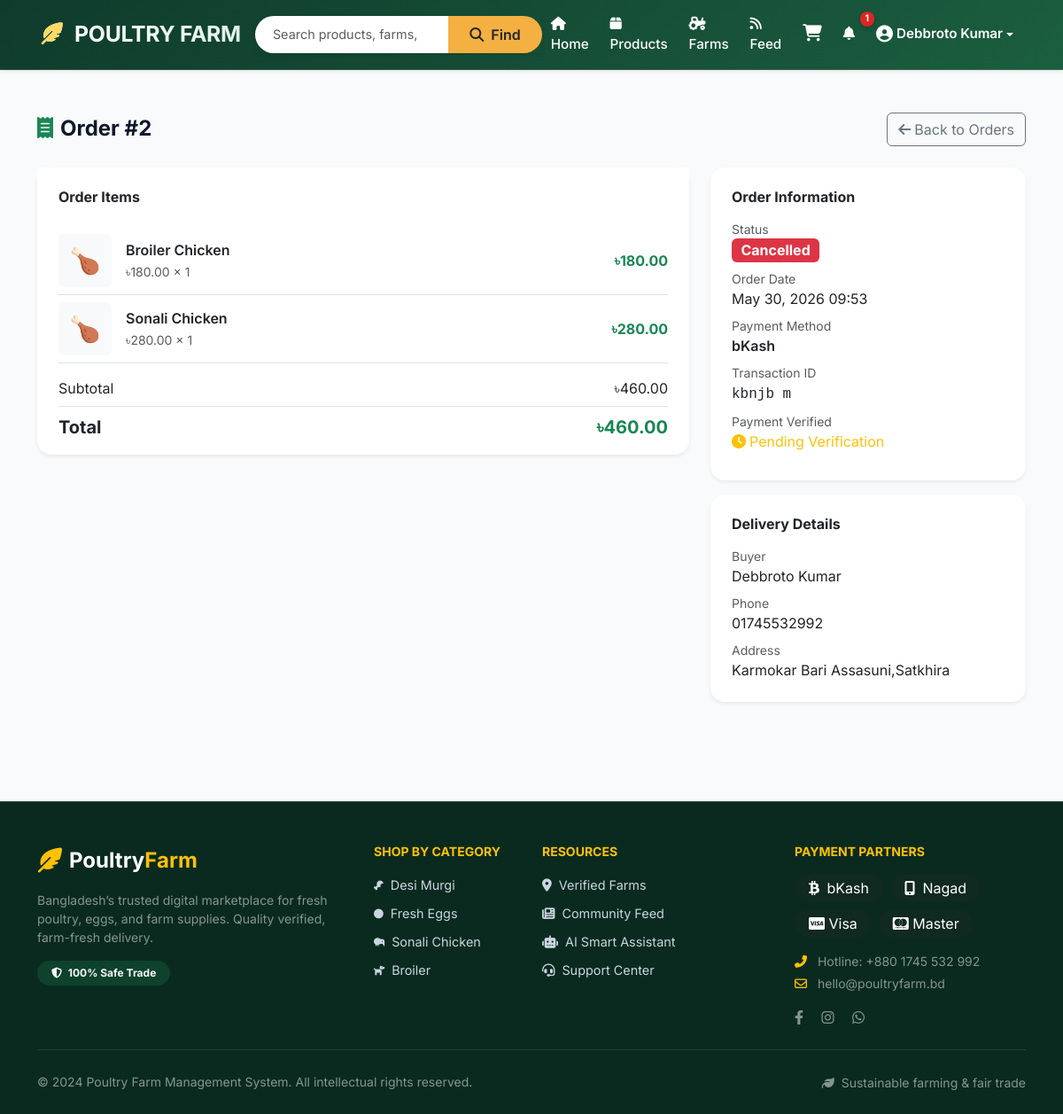
/orders/2/ (signed in), run on the app's committed database.
### accounts/models.py (models this page shows, shortened)
class User(AbstractBaseUser, PermissionsMixin):
    USER_TYPE_CHOICES = [
        ('buyer', 'Buyer'),
        ('seller', 'Seller'),
        ('admin', 'Admin'),
    ]
    email = models.EmailField(unique=True)
    full_name = models.CharField(max_length=150)
    phone_number = models.CharField(max_length=20)
    user_type = models.CharField(max_length=10, choices=USER_TYPE_CHOICES, default='buyer')
    profile_image = models.ImageField(upload_to='profiles/', null=True, blank=True)
    is_active = models.BooleanField(default=True)
    is_staff = models.BooleanField(default=False)
    date_joined = models.DateTimeField(default=timezone.now)
    USERNAME_FIELD = 'email'
    REQUIRED_FIELDS = ['full_name']
    objects = UserManager()
    @property
    def is_seller(self):
        return self.user_type == 'seller'
    @property
    def is_buyer(self):
        return self.user_type == 'buyer'

### orders/models.py (models this page shows, shortened)
class Order(models.Model):
    STATUS_CHOICES = [
        ('pending', 'Pending'),
        ('processing', 'Processing'),
        ('delivered', 'Delivered'),
        ('cancelled', 'Cancelled'),
    ]
    PAYMENT_CHOICES = [
        ('bkash', 'bKash'),
        ('nagad', 'Nagad'),
    ]
    buyer = models.ForeignKey(User, on_delete=models.CASCADE, related_name='orders')
    seller = models.ForeignKey(User, on_delete=models.CASCADE, related_name='received_orders')
    delivery_address = models.TextField()
    phone_number = models.CharField(max_length=20)
    payment_method = models.CharField(max_length=10, choices=PAYMENT_CHOICES)
    transaction_id = models.CharField(max_length=100)
    coupon_code = models.CharField(max_length=20, blank=True)
    discount_amount = models.DecimalField(max_digits=10, decimal_places=2, default=0)
    subtotal = models.DecimalField(max_digits=10, decimal_places=2, default=0)
    total_amount = models.DecimalField(max_digits=10, decimal_places=2, default=0)
    status = models.CharField(max_length=15, choices=STATUS_CHOICES, default='pending')
    payment_verified = models.BooleanField(default=False)
    notes = models.TextField(blank=True)
    created_at = models.DateTimeField(auto_now_add=True)
    updated_at = models.DateTimeField(auto_now=True)
    class Meta:
        ordering = ['-created_at']
    def can_cancel(self):
        return self.status == 'pending'

class OrderItem(models.Model):
    order = models.ForeignKey(Order, on_delete=models.CASCADE, related_name='items')
    product = models.ForeignKey(Product, on_delete=models.SET_NULL, null=True)
    product_name = models.CharField(max_length=200)
    product_price = models.DecimalField(max_digits=10, decimal_places=2)
    quantity = models.PositiveIntegerField()
    subtotal = models.DecimalField(max_digits=10, decimal_places=2)

### orders/views.py (the view)
# urls.py: path('<int:pk>/', views.order_detail_view, name='order_detail'),
@login_required
def order_detail_view(request, pk):
    if request.user.is_buyer:
        order = get_object_or_404(Order, pk=pk, buyer=request.user)
    else:
        order = get_object_or_404(Order, pk=pk, seller=request.user)
    return render(request, 'orders/order_detail.html', {'order': order})

### templates/orders/order_detail.html (shortened to what this page needs)
{% extends 'base.html' %}
{% block content %}
<div class="container py-4">
    <div class="d-flex justify-content-between align-items-center mb-4">
        <h4 class="fw-bold mb-0"><i class="fas fa-receipt me-2 text-success"></i>Order #{{ order.pk }}</h4>
        <a href="{% url 'orders:order_list' %}" class="btn btn-outline-secondary"><i class="fas fa-arrow-left me-1"></i>Back to Orders</a>
    </div>
    <div class="row g-4">
        <div class="col-lg-8">
            <div class="card border-0 shadow-sm rounded-4 mb-4">
                <div class="card-header bg-white border-0 pt-4 px-4">
                    <h6 class="fw-bold mb-0">Order Items</h6>
                </div>
                <div class="card-body px-4">
                    {% for item in order.items.all %}
                    <div class="d-flex align-items-center gap-3 py-2 border-bottom">
                        {% if item.product and item.product.get_primary_image %}
                        <img src="{{ item.product.get_primary_image.image.url }}" width="60" height="60" class="rounded" style="object-fit:cover">
                        {% else %}
                        <div class="rounded bg-light d-flex align-items-center justify-content-center" style="width:60px;height:60px;font-size:1.8rem">🍗</div>
                        {% endif %}
                        <div class="flex-grow-1">
                            <div class="fw-semibold">{{ item.product_name }}</div>
                            <small class="text-muted">৳{{ item.product_price }} × {{ item.quantity }}</small>
                        </div>
                        <span class="fw-bold text-success">৳{{ item.subtotal }}</span>
                    </div>
                    {% endfor %}
                    <div class="d-flex justify-content-between mt-3">
                        <span>Subtotal</span><span>৳{{ order.subtotal }}</span>
                    </div>
                    <div class="d-flex justify-content-between fw-bold fs-5 mt-2 border-top pt-2">
                        <span>Total</span><span class="text-success">৳{{ order.total_amount }}</span>
                    </div>
                </div>
            </div>
        </div>
        <div class="col-lg-4">
            <div class="card border-0 shadow-sm rounded-4 mb-3">
                <div class="card-body p-4">
                    <h6 class="fw-bold mb-3">Order Information</h6>
                    <div class="mb-2">
                        <small class="text-muted d-block">Status</small>
                        <span class="badge bg-{% if order.status == 'pending' %}warning{% elif order.status == 'processing' %}info{% elif order.status == 'delivered' %}success{% else %}danger{% endif %} fs-6">
                            {{ order.get_status_display }}
                        </span>
                    </div>
                    <div class="mb-2">
                        <small class="text-muted d-block">Order Date</small>
                        <span>{{ order.created_at|date:"M d, Y H:i" }}</span>
                    </div>
                    <div class="mb-2">
                        <small class="text-muted d-block">Payment Method</small>
                        <span class="fw-semibold">{{ order.get_payment_method_display }}</span>
                    </div>
                    <div class="mb-2">
                        <small class="text-muted d-block">Transaction ID</small>
                        <span class="font-monospace">{{ order.transaction_id }}</span>
                    </div>
                    <div class="mb-2">
                        <small class="text-muted d-block">Payment Verified</small>
                        {% if order.payment_verified %}
                        <span class="text-success"><i class="fas fa-check-circle me-1"></i>Verified</span>
                        {% else %}
                        <span class="text-warning"><i class="fas fa-clock me-1"></i>Pending Verification</span>
                        {% endif %}
                    </div>
                </div>
            </div>
            <div class="card border-0 shadow-sm rounded-4 mb-3">
                <div class="card-body p-4">
                    <h6 class="fw-bold mb-3">Delivery Details</h6>
                    <div class="mb-2">
                        <small class="text-muted d-block">Buyer</small>
                        <span>{{ order.buyer.full_name }}</span>
                    </div>
                    <div class="mb-2">
                        <small class="text-muted d-block">Phone</small>
                        <span>{{ order.phone_number }}</span>
                    </div>
                    <div>
                        <small class="text-muted d-block">Address</small>
                        <span>{{ order.delivery_address }}</span>
                    </div>
                </div>
            </div>
        </div>
    </div>
</div>
{% endblock %}

### templates/base.html (shortened to what this page needs)
<!DOCTYPE html>
<html lang="en">
<head>
    {% load static %}
    <link href="https://cdn.jsdelivr.net/npm/bootstrap@5.3.0/dist/css/bootstrap.min.css" rel="stylesheet">
    <link href="https://cdnjs.cloudflare.com/ajax/libs/font-awesome/6.4.0/css/all.min.css" rel="stylesheet">
</head>
<body>
<nav class="navbar navbar-expand-lg navbar-premium sticky-top shadow-sm">
    <div class="container px-2 px-lg-3">
        <a class="navbar-brand fw-bold" href="{% url 'home' %}">
            <i class="fas fa-feather-alt me-2" style="color: #ffd966;"></i> POULTRY FARM
        </a>
        <div class="collapse navbar-collapse" id="navbarNav">
            <form class="d-flex mx-auto my-2 my-lg-0 w-100 w-lg-50" method="GET" action="{% url 'products:product_list' %}">
                <div class="input-group shadow-sm">
                    <input class="form-control search-bar" type="search" name="q" placeholder="Search products, farms, categories..." value="{{ request.GET.q }}" aria-label="Search">
                    <button class="btn search-btn" type="submit"><i class="fas fa-search me-1"></i> Find</button>
                </div>
            </form>
            <ul class="navbar-nav ms-auto mt-3 mt-lg-0 align-items-center gap-1">
                <li class="nav-item"><a class="nav-link text-white" href="{% url 'home' %}"><i class="fas fa-home me-1"></i> Home</a></li>
                <li class="nav-item"><a class="nav-link text-white" href="{% url 'products:product_list' %}"><i class="fas fa-box me-1"></i> Products</a></li>
                <li class="nav-item"><a class="nav-link text-white" href="{% url 'farms:farm_list' %}"><i class="fas fa-tractor me-1"></i> Farms</a></li>
                <li class="nav-item"><a class="nav-link text-white" href="{% url 'social:feed' %}"><i class="fas fa-rss me-1"></i> Feed</a></li>
                {% if user.is_authenticated %}
                    {% if user.is_buyer %}
                    <li class="nav-item position-relative">
                        <a class="nav-link text-white" href="{% url 'orders:cart' %}">
                            <i class="fas fa-shopping-cart cart-icon"></i>
                        </a>
                    </li>
                    {% endif %}
                    <li class="nav-item position-relative">
                        <a class="nav-link text-white" href="{% url 'notifications:list' %}">
                            <i class="fas fa-bell"></i>
                            {% if notification_count > 0 %}
                            <span class="badge-counter">{{ notification_count }}</span>
                            {% endif %}
                        </a>
                    </li>
                    <li class="nav-item dropdown">
                        <a class="nav-link dropdown-toggle text-white d-flex align-items-center" href="#" id="navbarDropdown" role="button" data-bs-toggle="dropdown" aria-expanded="false">
                            <span class="fw-semibold">{{ user.full_name|truncatechars:14 }}</span>
                        </a>
                    </li>
                {% else %}
                    <li class="nav-item"><a class="btn btn-outline-light-custom me-2" href="{% url 'accounts:login' %}"><i class="fas fa-key me-1"></i> Login</a></li>
                    <li class="nav-item"><a class="btn btn-warning-custom" href="{% url 'accounts:register' %}"><i class="fas fa-user-plus me-1"></i> Register</a></li>
                {% endif %}
            </ul>
        </div>
    </div>
</nav>
<main class="py-4">
    {% block content %}{% endblock %}
</main>
<footer class="footer-premium text-white pt-5 pb-4 mt-5">
    <div class="container">
        <div class="row g-4">
            <div class="col-lg-4 col-md-6">
                <div class="d-flex align-items-center mb-3">
                    <i class="fas fa-feather-alt fs-3 me-2 text-warning"></i>
                    <span class="fw-bold fs-4">Poultry<span class="text-warning">Farm</span></span>
                </div>
                <p class="text-white-50 small lh-base">Bangladesh’s trusted digital marketplace for fresh poultry, eggs, and farm supplies. Quality verified, farm-fresh delivery.</p>
                <div class="mt-3">
                    <span class="badge bg-success bg-opacity-25 text-light px-3 py-2 rounded-pill"><i class="fas fa-shield-alt me-1"></i> 100% Safe Trade</span>
                </div>
            </div>
            <div class="col-lg-2 col-md-6">
                <h6 class="fw-bold text-uppercase small text-warning mb-3">Shop by Category</h6>
                <ul class="list-unstyled">
                    <li class="mb-2"><a href="{% url 'products:product_list' %}?category=desi_murgi" class="footer-link">Desi Murgi</a></li>
                    <li class="mb-2"><a href="{% url 'products:product_list' %}?category=egg" class="footer-link">Fresh Eggs</a></li>
                    <li class="mb-2"><a href="{% url 'products:product_list' %}?category=sonali" class="footer-link">Sonali Chicken</a></li>
                    <li class="mb-2"><a href="{% url 'products:product_list' %}?category=broiler" class="footer-link">Broiler</a></li>
                </ul>
            </div>
            <div class="col-lg-3 col-md-6">
                <h6 class="fw-bold text-uppercase small text-warning mb-3">Resources</h6>
                <ul class="list-unstyled">
                    <li class="mb-2"><a href="{% url 'farms:farm_list' %}" class="footer-link"><i class="fas fa-map-marker-alt me-2"></i>Verified Farms</a></li>
                    <li class="mb-2"><a href="{% url 'social:feed' %}" class="footer-link"><i class="fas fa-newspaper me-2"></i>Community Feed</a></li>
                    {% if user.is_authenticated %}
                    <li class="mb-2"><a href="{% url 'chat:ai_chat' %}" class="footer-link"><i class="fas fa-robot me-2"></i>AI Smart Assistant</a></li>
                    {% endif %}
                    <li class="mb-2"><a href="#" class="footer-link"><i class="fas fa-headset me-2"></i>Support Center</a></li>
                </ul>
            </div>
            <div class="col-lg-3 col-md-6">
                <h6 class="fw-bold text-uppercase small text-warning mb-3">Payment Partners</h6>
                <div class="d-flex flex-wrap gap-2 mb-3">
                    <span class="bg-dark bg-opacity-25 px-3 py-1 rounded-pill"><i class="fab fa-btc me-1"></i> bKash</span>
                    <span class="bg-dark bg-opacity-25 px-3 py-1 rounded-pill"><i class="fas fa-mobile-alt me-1"></i> Nagad</span>
                    <span class="bg-dark bg-opacity-25 px-3 py-1 rounded-pill"><i class="fab fa-cc-visa"></i> Visa</span>
                    <span class="bg-dark bg-opacity-25 px-3 py-1 rounded-pill"><i class="fab fa-cc-mastercard"></i> Master</span>
                </div>
                <p class="text-white-50 small mb-1"><i class="fas fa-phone-alt me-2 text-warning"></i> Hotline: +880 1745 532 992</p>
                <p class="text-white-50 small"><i class="far fa-envelope me-2 text-warning"></i> hello@poultryfarm.bd</p>
                <div class="mt-2">
                    <a href="#" class="text-white-50 me-3"><i class="fab fa-facebook-f"></i></a>
                    <a href="#" class="text-white-50 me-3"><i class="fab fa-instagram"></i></a>
                    <a href="#" class="text-white-50"><i class="fab fa-whatsapp"></i></a>
                </div>
            </div>
        </div>
        <hr class="border-secondary my-4">
        <div class="row align-items-center">
            <div class="col-md-6 text-center text-md-start">
                <p class="small text-white-50 mb-0">&copy; 2024 Poultry Farm Management System. All intellectual rights reserved.</p>
            </div>
            <div class="col-md-6 text-center text-md-end mt-2 mt-md-0">
                <span class="small text-white-50"><i class="fas fa-leaf me-1"></i> Sustainable farming & fair trade</span>
            </div>
        </div>
    </div>
</footer>
</body>
</html>

### data on the page
User: full_name "Debbroto Kumar"
Order: pk "2", subtotal "460.00", total_amount "460.00", status "Cancelled", created_at "May 30, 2026 09:53", payment_method "bKash", transaction_id "kbnjb m", buyer.full_name "Debbroto Kumar", phone_number "01745532992", delivery_address "Karmokar Bari Assasuni,Satkhira"
OrderItem: product_name "Broiler Chicken", product_price "180.00", quantity "1", subtotal "180.00"
OrderItem: product_name "Sonali Chicken", product_price "280.00", quantity "1", subtotal "280.00"

### other printed values
{{ notification_count }} "1"
